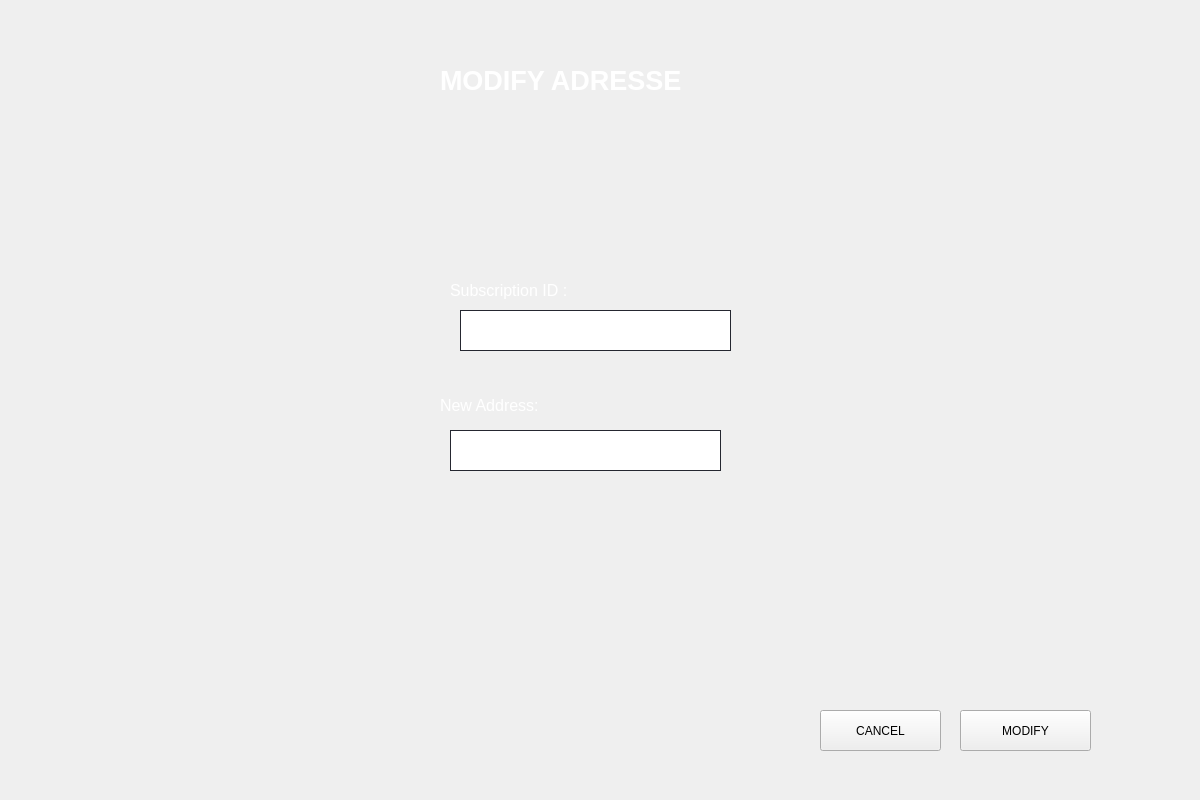
<?xml version="1.0" encoding="UTF-8"?>
<ui version="4.0">
 <class>Form</class>
 <widget class="QWidget" name="Form">
  <property name="geometry">
   <rect>
    <x>0</x>
    <y>0</y>
    <width>1200</width>
    <height>800</height>
   </rect>
  </property>
  <property name="windowTitle">
   <string>Form</string>
  </property>
  <widget class="QPushButton" name="modifier">
   <property name="geometry">
    <rect>
     <x>960</x>
     <y>710</y>
     <width>131</width>
     <height>41</height>
    </rect>
   </property>
   <property name="styleSheet">
    <string notr="true"> font: 75 16pt &quot;Poppins&quot;;</string>
   </property>
   <property name="text">
    <string>MODIFY</string>
   </property>
  </widget>
  <widget class="QLineEdit" name="num_inscription">
   <property name="geometry">
    <rect>
     <x>460</x>
     <y>310</y>
     <width>271</width>
     <height>41</height>
    </rect>
   </property>
   <property name="styleSheet">
    <string notr="true">QLineEdit {
border: 1px solid rgb(37,39,48);

padding-left:20px;
padding-right:20px;
}
</string>
   </property>
  </widget>
  <widget class="QLineEdit" name="adresse">
   <property name="geometry">
    <rect>
     <x>450</x>
     <y>430</y>
     <width>271</width>
     <height>41</height>
    </rect>
   </property>
   <property name="styleSheet">
    <string notr="true">QLineEdit {
border: 1px solid rgb(37,39,48);

padding-left:20px;
padding-right:20px;
}
</string>
   </property>
  </widget>
  <widget class="QLabel" name="label_2">
   <property name="geometry">
    <rect>
     <x>450</x>
     <y>250</y>
     <width>461</width>
     <height>81</height>
    </rect>
   </property>
   <property name="styleSheet">
    <string notr="true"/>
   </property>
   <property name="text">
    <string>&lt;html&gt;&lt;head/&gt;&lt;body&gt;&lt;p&gt;&lt;span style=&quot; font-size:12pt; color:#fff;&quot;&gt;Subscription ID :&lt;/span&gt;&lt;/p&gt;&lt;/body&gt;&lt;/html&gt;</string>
   </property>
  </widget>
  <widget class="QLabel" name="label_3">
   <property name="geometry">
    <rect>
     <x>440</x>
     <y>370</y>
     <width>461</width>
     <height>71</height>
    </rect>
   </property>
   <property name="styleSheet">
    <string notr="true"/>
   </property>
   <property name="text">
    <string>&lt;html&gt;&lt;head/&gt;&lt;body&gt;&lt;p&gt;&lt;span style=&quot; font-size:12pt; color:#fff;&quot;&gt;New Address:&lt;/span&gt;&lt;/p&gt;&lt;/body&gt;&lt;/html&gt;</string>
   </property>
  </widget>
  <widget class="QLabel" name="label_5">
   <property name="geometry">
    <rect>
     <x>440</x>
     <y>60</y>
     <width>441</width>
     <height>41</height>
    </rect>
   </property>
   <property name="styleSheet">
    <string notr="true">font: 75 16pt &quot;Arial&quot;;</string>
   </property>
   <property name="text">
    <string>&lt;html&gt;&lt;head/&gt;&lt;body&gt;&lt;p&gt;&lt;span style=&quot; font-size:20pt; font-weight:600;color:#fff; color:#FFFFFF;&quot;&gt;MODIFY ADRESSE&lt;/span&gt;&lt;/p&gt;&lt;/body&gt;&lt;/html&gt;</string>
   </property>
  </widget>
  <widget class="QPushButton" name="annuler">
   <property name="geometry">
    <rect>
     <x>820</x>
     <y>710</y>
     <width>121</width>
     <height>41</height>
    </rect>
   </property>
   <property name="styleSheet">
    <string notr="true"> font: 75 16pt &quot;Poppins&quot;;</string>
   </property>
   <property name="text">
    <string>CANCEL</string>
   </property>
  </widget>
  <widget class="QLabel" name="num_insc">
   <property name="geometry">
    <rect>
     <x>470</x>
     <y>360</y>
     <width>221</width>
     <height>21</height>
    </rect>
   </property>
   <property name="text">
    <string/>
   </property>
  </widget>
  <widget class="QLabel" name="adresse_2">
   <property name="geometry">
    <rect>
     <x>480</x>
     <y>480</y>
     <width>221</width>
     <height>21</height>
    </rect>
   </property>
   <property name="text">
    <string/>
   </property>
  </widget>
  <widget class="QLabel" name="label">
   <property name="geometry">
    <rect>
     <x>0</x>
     <y>-55</y>
     <width>1231</width>
     <height>871</height>
    </rect>
   </property>
   <property name="text">
    <string/>
   </property>
   <property name="pixmap">
    <pixmap>bg.jpg</pixmap>
   </property>
   <property name="scaledContents">
    <bool>true</bool>
   </property>
  </widget>
  
  <zorder>label</zorder>
  <zorder>modifier</zorder>
  <zorder>num_inscription</zorder>
  <zorder>adresse</zorder>
  <zorder>label_2</zorder>
  <zorder>label_3</zorder>
  <zorder>label_5</zorder>
  <zorder>annuler</zorder>
  <zorder>num_insc</zorder>
  <zorder>adresse_2</zorder>
  <zorder>label_10</zorder>
 </widget>
 <resources/>
 <connections/>
</ui>
